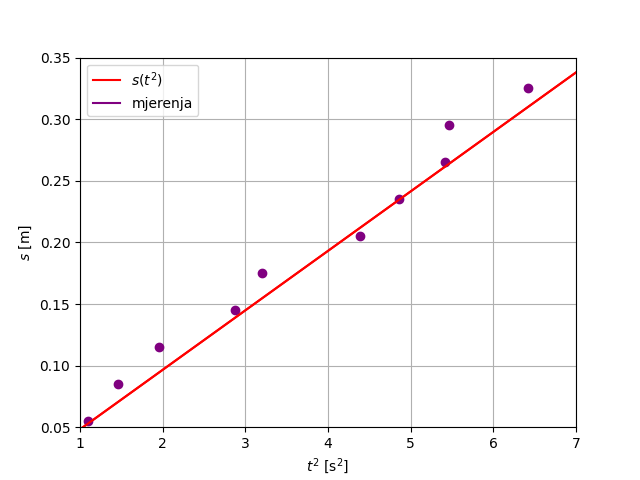

Source code (Python):
from turtle import color
import matplotlib.pyplot as plt
import numpy as np
import math


# nije potrebno radit i lin. regresiju i obicnu metodu
# treba izvuc ovisnost iz formula u skipti


# Data for plotting
x = np.arange(0, 10, 0.01)
y = 0.04828*x

# (t^2, s) mjerenja
x1, y1 = (1.05**2, 0.055)
x2, y2 = (1.206667**2, 0.085)
x3, y3 = (1.4**2, 0.115)
x4, y4 = (1.696667**2, 0.145)
x5, y5 = (1.79**2, 0.175)
x6, y6 = (2.093333**2, 0.205)
x7, y7 = (2.203333**2, 0.235)
x8, y8 = (2.326667**2, 0.265)
x9, y9 = (2.336667**2, 0.295)
x10, y10 = (2.53333**2, 0.325)


fig, ax = plt.subplots()
ax.plot(x, y, color='red')
plt.plot(x1, y1, 'bo', color="purple")
plt.plot(x2, y2, 'bo', color="purple")
plt.plot(x3, y3, 'bo', color="purple")
plt.plot(x4, y4, 'bo', color="purple")
plt.plot(x5, y5, 'bo', color="purple")
plt.plot(x6, y6, 'bo', color="purple")
plt.plot(x7, y7, 'bo', color="purple")
plt.plot(x8, y8, 'bo', color="purple")
plt.plot(x9, y9, 'bo', color="purple")
plt.plot(x10, y10, 'bo', color="purple")


ax.set(xlabel='$t^2$ [s$^2$]', ylabel='$s$ [m]')
ax.grid()

ax = plt.gca()
ax.set_xlim([1, 7])
ax.set_ylim([0.05, 0.35])


plt.plot(x, y, "-r", label="$s(t^2)$")
plt.plot(x1, y1, "-b", label="mjerenja", color="purple")
plt.legend(loc="upper left")

fig.savefig("vj3_st2_regresija.png")

plt.show()